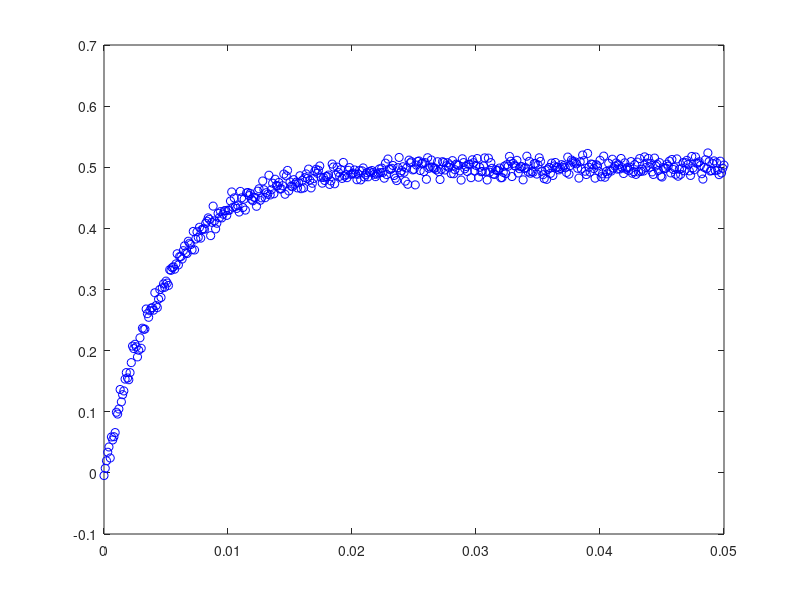

Here is the MATLAB script that generated this plot: (Note: this script raises an error after producing the figure.)
close all
R=2;
L=0.01;
t=0:0.005/50:0.05;
N=length(t);
Imed=(1/R)-((1/R).*exp((-R/L).*t)+0.01*randn(1,N));
figure
plot(t,Imed,'ob')
%%
close all
fun = @(x)(1/x(1))-((1/x(1)).*exp((-x(1)/x(2)).*t))-Imed;

Ib=[0,0];
ub=[5,0.1];
x0=[3,0.05];
options = optimoptions(@lsqnonlin,'Display','iter');
x=lsqnonlin(fun,x0,Ib,ub,options);
figure
plot(t,Imed,'ob',t,fun(x)+Imed,'or')